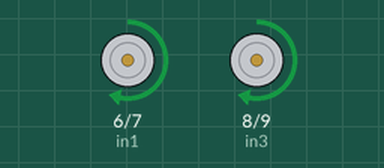
Recording of a sketch running on a simulated Arduino Uno, built with avr-gcc and run on an emulated ATmega328P. On the bench: motor-driver pin pairs drawn as motors (green arrow = first pin HIGH = forward, orange = second pin HIGH = backward, longer = more drive, scaled by the enable pin).

Above: at 1.5 s.
At 3.5 s:
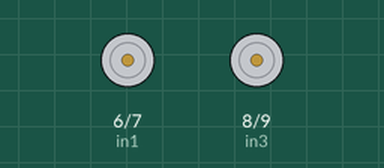
At 5.5 s:
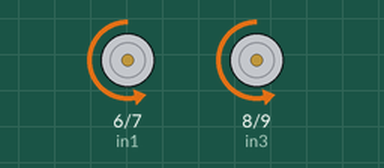
Timing chart, 0 to 10.4 s (numbered marks = the images above):
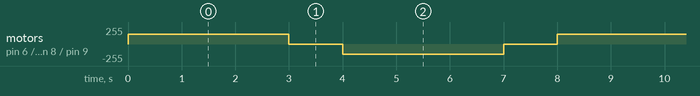

The sketch:

test2_DriveTrain.ino
```cpp
// Motor control pins for L298N
const int in1 = 6;
const int in2 = 7;
const int in3 = 8;
const int in4 = 9;
const int ena = 5;  // PWM pin for Motor 1 speed
const int enb = 10; // PWM pin for Motor 2 speed

void setup() {
  // Set motor control pins as outputs
  pinMode(in1, OUTPUT);
  pinMode(in2, OUTPUT);
  pinMode(in3, OUTPUT);
  pinMode(in4, OUTPUT);
  pinMode(ena, OUTPUT);
  pinMode(enb, OUTPUT);

  // Initialize motors at a low speed
  analogWrite(ena, 150); // Set initial speed for Motor 1 (0-255)
  analogWrite(enb, 150); // Set initial speed for Motor 2 (0-255)

  // Set initial direction for both motors
  digitalWrite(in1, HIGH);
  digitalWrite(in2, LOW);  // Motor 1 forward

  digitalWrite(in3, HIGH);
  digitalWrite(in4, LOW);  // Motor 2 forward
}

void loop() {
  // Run the motors forward for 3 seconds
  digitalWrite(in1, HIGH);
  digitalWrite(in2, LOW);  // Motor 1 forward
  digitalWrite(in3, HIGH);
  digitalWrite(in4, LOW);  // Motor 2 forward

  delay(3000);  // Run motors for 3 seconds

  // Stop the motors for 1 second
  digitalWrite(in1, LOW);
  digitalWrite(in2, LOW);  // Stop Motor 1
  digitalWrite(in3, LOW);
  digitalWrite(in4, LOW);  // Stop Motor 2

  delay(1000);  // Stop for 1 second

  // Reverse the motors for 3 seconds
  digitalWrite(in1, LOW);
  digitalWrite(in2, HIGH);  // Motor 1 reverse
  digitalWrite(in3, LOW);
  digitalWrite(in4, HIGH);  // Motor 2 reverse

  delay(3000);  // Run motors in reverse for 3 seconds

  // Stop the motors for 1 second
  digitalWrite(in1, LOW);
  digitalWrite(in2, LOW);  // Stop Motor 1
  digitalWrite(in3, LOW);
  digitalWrite(in4, LOW);  // Stop Motor 2

  delay(1000);  // Stop for 1 second
}
```

Measured:
- by itself, motor on pin 6 (in1) / pin 7 (in2), motor on pin 8 (in3) / pin 9 (in4): repeats every 8.0 s: stopped 1.0 s, backward 150/255 3.0 s, stopped 1.0 s, forward 150/255 3.0 s
